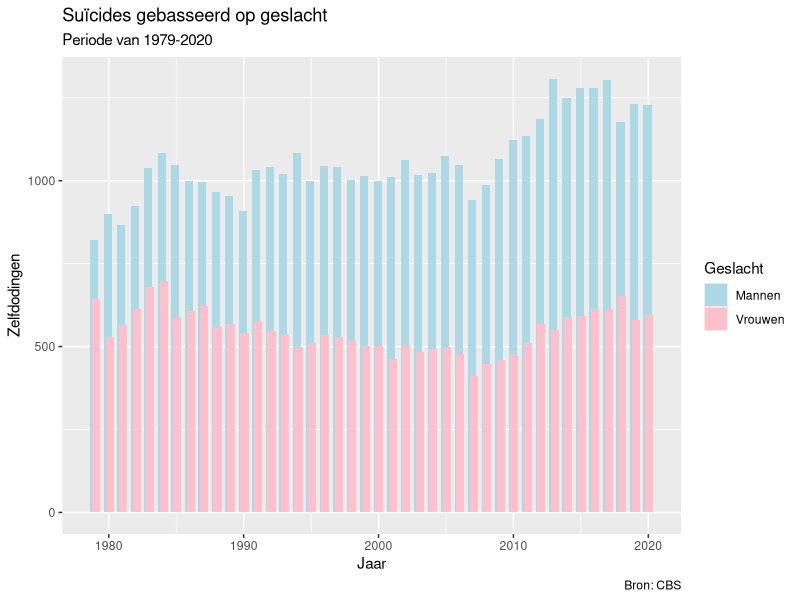
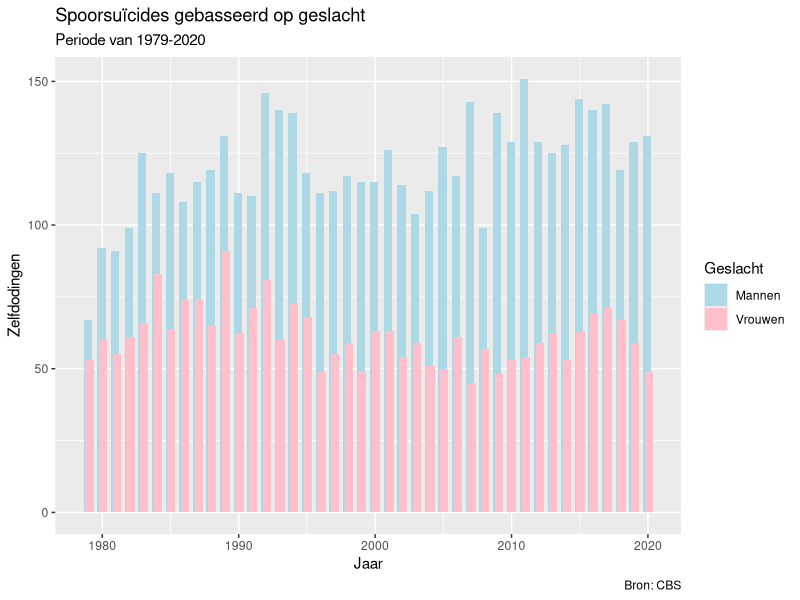
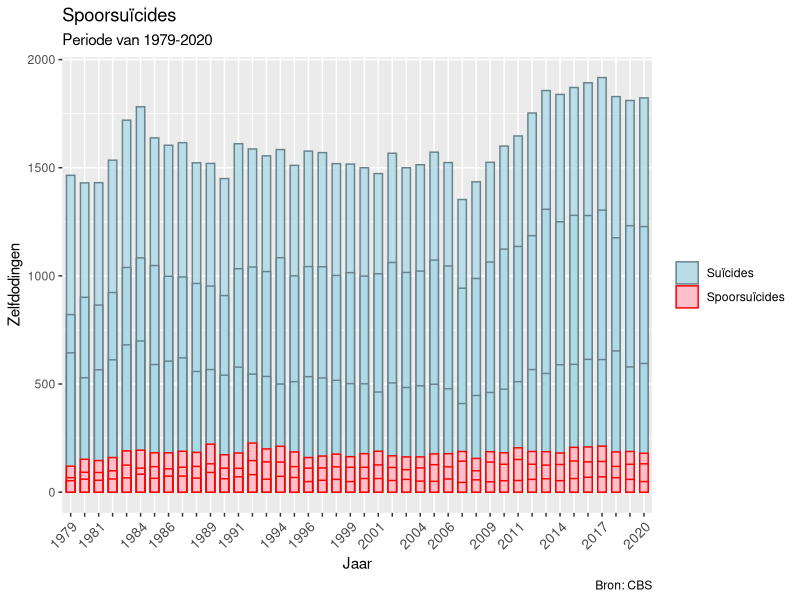
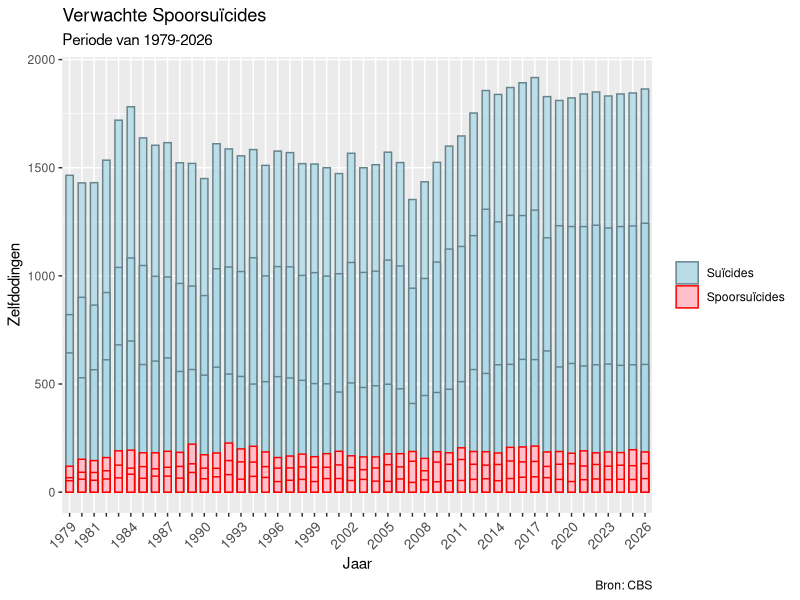
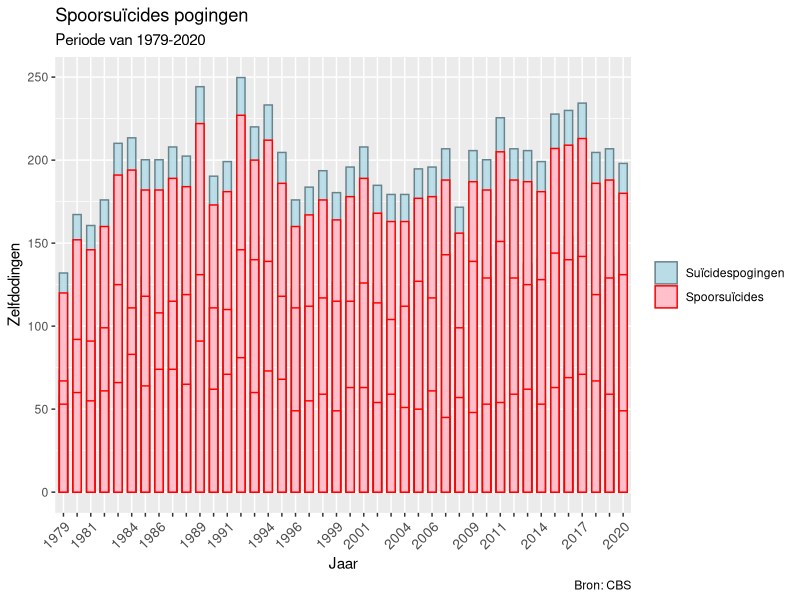
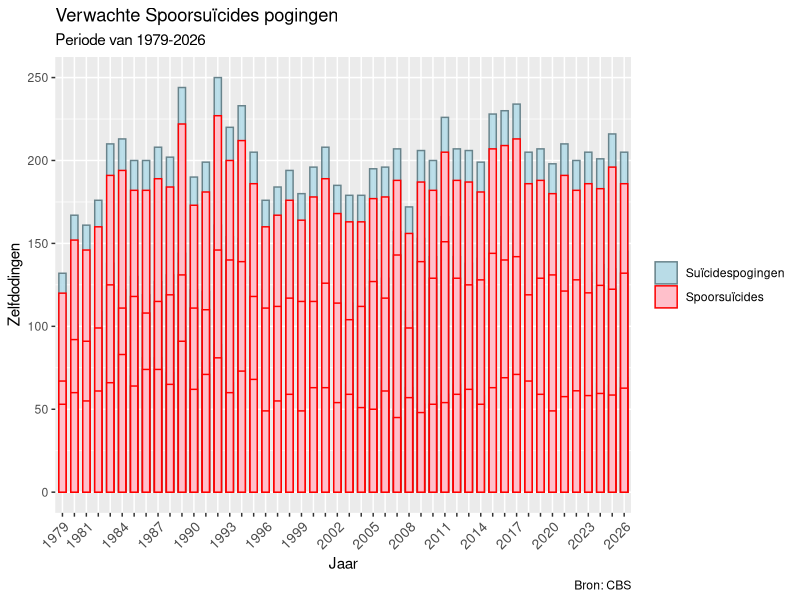
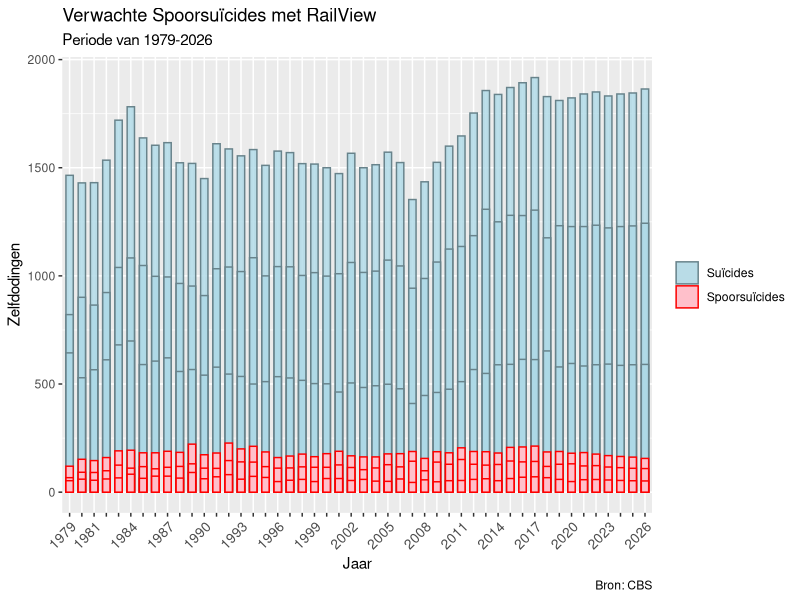
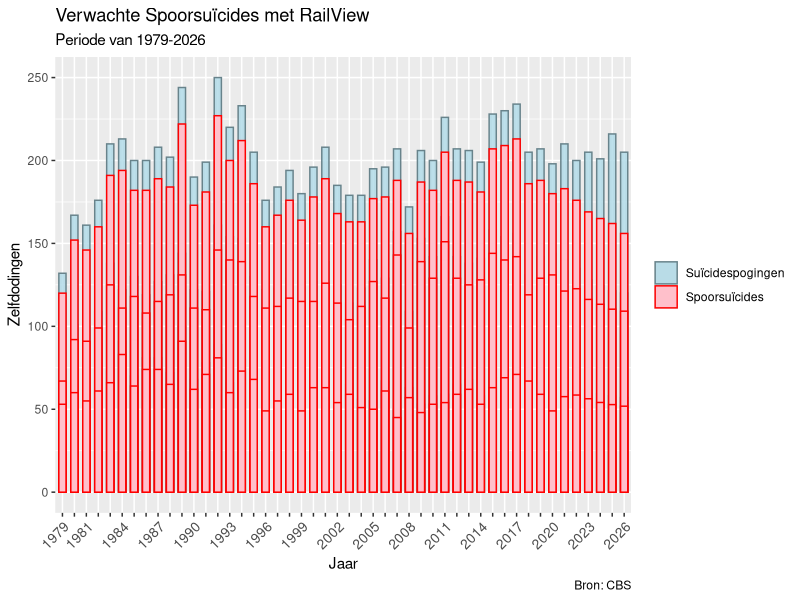

The R source for these figures, in order:
## ---- chunk 1
library(readxl)
library(dplyr)
library(ggplot2)
library(reshape2)

SpoorData_solution <- read_xlsx("Spoordata_solution.xlsx")
AanrijdingData <- read_xlsx("AanrijdingData.xlsx")
SpoorData_prediction <- read_xlsx("Spoordata_prediction.xlsx")
SpoorData <- read_xlsx("1979-2020 spoordata.xlsx")
## ---- chunk 2
Zelfdodingen <- SpoorData%>%
  select(Totaal_zelfdoding, Geslacht, Perioden)%>%
  filter(Geslacht == "Mannen" | Geslacht == "Vrouwen")

  ggplot(data=Zelfdodingen, aes(x=Perioden, y=Totaal_zelfdoding, fill= Geslacht, width =1.2)) +
  geom_bar(stat="identity", position=position_dodge(width=0.25))+
  scale_fill_manual(values = c("#add8e6", "Pink"))+
  xlab("Jaar")+
  ylab("Zelfdodingen")+
  labs(title="Suïcides gebasseerd op geslacht",
       subtitle= "Periode van 1979-2020",
       caption= "Bron: CBS")
## ---- chunk 3
Zelfdoding_trein <- SpoorData%>%
  filter(Geslacht == "Mannen" | Geslacht == "Vrouwen")

ggplot(data=Zelfdoding_trein, aes(x=Perioden, y=DMV_trein, fill=Geslacht, width=1.2)) +
  geom_bar(stat="identity", position=position_dodge(width=0.25))+
  scale_fill_manual(values = c("#add8e6", "Pink"))+
  xlab("Jaar")+
  ylab("Zelfdodingen")+
  labs(title="Spoorsuïcides gebasseerd op geslacht",
       subtitle= "Periode van 1979-2020",
       caption= "Bron: CBS")
## ---- chunk 4
Totaal_vs_trein <- SpoorData%>%
  select(Totaal_zelfdoding, DMV_trein, Perioden)%>%
  rename(Suïcides=Totaal_zelfdoding)%>%
  rename(Spoorsuïcides=DMV_trein)

Totaal_vs_trein_bar <- melt(Totaal_vs_trein, id.vars = c("Perioden"))
ggplot(data=Totaal_vs_trein_bar, aes(x=factor(Perioden), y=value, fill=variable, color=variable, alpha=variable, width=0.6)) +
  geom_bar(width=.8, stat="identity", position ="identity") +
  scale_colour_manual(values=c("lightblue4", "red")) +
  scale_fill_manual(values=c("lightblue", "pink")) +
  scale_alpha_manual(values=c(.8, 1))+
  scale_x_discrete(guide = guide_axis(check.overlap = TRUE))+
  theme(axis.text.x = element_text(angle = 45, hjust = 1, size = 10, vjust=1))+
  theme(legend.title=element_blank())+
  xlab("Jaar")+
  ylab("Zelfdodingen")+
    labs(title="Spoorsuïcides",
         #color="Zelfdodingen",
         #fill="Zelfdodingen",
       subtitle= "Periode van 1979-2020",
       caption= "Bron: CBS")

## ---- chunk 5
New_Totaal_vs_trein <- SpoorData_prediction%>%
  select(Totaal_zelfdoding, DMV_trein, Perioden)%>%
  rename(Suïcides=Totaal_zelfdoding)%>%
  rename(Spoorsuïcides=DMV_trein)

New_Totaal_vs_trein_bar <- melt(New_Totaal_vs_trein, id.vars = c("Perioden"))
ggplot(data=New_Totaal_vs_trein_bar, aes(x=factor(Perioden), y=value, fill=variable, color=variable, alpha=variable, width=0.6)) +
  geom_bar(width=.8, stat="identity", position ="identity") +
  scale_colour_manual(values=c("lightblue4", "red")) +
  scale_fill_manual(values=c("lightblue", "pink")) +
  scale_alpha_manual(values=c(.8, 1))+
  scale_x_discrete(guide = guide_axis(check.overlap = TRUE))+
  theme(axis.text.x = element_text(angle = 45, hjust = 1, size = 10, vjust=1))+
  theme(legend.title=element_blank())+
  xlab("Jaar")+
  ylab("Zelfdodingen")+
    labs(title="Verwachte Spoorsuïcides",
         #color="Zelfdodingen",
         #fill="Zelfdodingen",
       subtitle= "Periode van 1979-2026",
       caption= "Bron: CBS")
## ---- chunk 6
Zelfdodingen_trein_pogingen <- SpoorData%>%
  select(DMV_trein_attempts, DMV_trein, Perioden)%>%
  rename(Suïcidespogingen=DMV_trein_attempts)%>%
  rename(Spoorsuïcides=DMV_trein)

Trein_pogingen <- melt(Zelfdodingen_trein_pogingen, id.vars = c("Perioden"))
ggplot(data=Trein_pogingen, aes(x=factor(Perioden), y=value, fill=variable, color=variable, alpha=variable, width=0.6)) +
  geom_bar(width=.8, stat="identity", position ="identity") +
  scale_colour_manual(values=c("lightblue4", "red")) +
  scale_fill_manual(values=c("lightblue", "pink")) +
  scale_alpha_manual(values=c(.8, 1))+
  scale_x_discrete(guide = guide_axis(check.overlap = TRUE))+
  theme(axis.text.x = element_text(angle = 45, hjust = 1, size = 10, vjust=1))+
  theme(legend.title=element_blank())+
  xlab("Jaar")+
  ylab("Zelfdodingen")+
    labs(title="Spoorsuïcides pogingen",
         #color="Zelfdodingen",
         #fill="Zelfdodingen",
       subtitle= "Periode van 1979-2020",
       caption= "Bron: CBS")
## ---- chunk 7
New_Zelfdodingen_trein_pogingen <- SpoorData_prediction%>%
  select(DMV_trein_attempts, DMV_trein, Perioden)%>%
  #filter(Perioden == '2020'+'2021'+'2022'+'2023'+'2024',+'2025'+'2026')%>%
  rename(Suïcidespogingen=DMV_trein_attempts)%>%
  rename(Spoorsuïcides=DMV_trein)

New_Trein_pogingen <- melt(New_Zelfdodingen_trein_pogingen, id.vars = c("Perioden"))
ggplot(data=New_Trein_pogingen, aes(x=factor(Perioden), y=value, fill=variable, color=variable, alpha=variable, width=0.6)) +
  geom_bar(width=.8, stat="identity", position ="identity") +
  scale_colour_manual(values=c("lightblue4", "red")) +
  scale_fill_manual(values=c("lightblue", "pink")) +
  scale_alpha_manual(values=c(.8, 1))+
  scale_x_discrete(guide = guide_axis(check.overlap = TRUE))+
  theme(axis.text.x = element_text(angle = 45, hjust = 1, size = 10, vjust=1))+
  theme(legend.title=element_blank())+
  xlab("Jaar")+
  ylab("Zelfdodingen")+
    labs(title="Verwachte Spoorsuïcides pogingen",
         #color="Zelfdodingen",
         #fill="Zelfdodingen",
       subtitle= "Periode van 1979-2026",
       caption= "Bron: CBS")
## ---- chunk 8
Fix_Totaal_vs_trein <- SpoorData_solution%>%
  select(Totaal_zelfdoding, DMV_trein, Perioden)%>%
  rename(Suïcides=Totaal_zelfdoding)%>%
  rename(Spoorsuïcides=DMV_trein)

Fix_Totaal_vs_trein_bar <- melt(Fix_Totaal_vs_trein, id.vars = c("Perioden"))
ggplot(data=Fix_Totaal_vs_trein_bar, aes(x=factor(Perioden), y=value, fill=variable, color=variable, alpha=variable, width=0.6)) +
  geom_bar(width=.8, stat="identity", position ="identity") +
  scale_colour_manual(values=c("lightblue4", "red")) +
  scale_fill_manual(values=c("lightblue", "pink")) +
  scale_alpha_manual(values=c(.8, 1))+
  scale_x_discrete(guide = guide_axis(check.overlap = TRUE))+
  theme(axis.text.x = element_text(angle = 45, hjust = 1, size = 10, vjust=1))+
  theme(legend.title=element_blank())+
  xlab("Jaar")+
  ylab("Zelfdodingen")+
    labs(title="Verwachte Spoorsuïcides met RailView",
         #color="Zelfdodingen",
         #fill="Zelfdodingen",
       subtitle= "Periode van 1979-2026",
       caption= "Bron: CBS")
## ---- chunk 9
Fix_Zelfdodingen_trein_pogingen <- SpoorData_solution%>%
  select(DMV_trein_attempts, DMV_trein, Perioden)%>%
  #filter(Perioden == '2020'+'2021'+'2022'+'2023'+'2024',+'2025'+'2026')%>%
  rename(Suïcidespogingen=DMV_trein_attempts)%>%
  rename(Spoorsuïcides=DMV_trein)

Fix_Trein_pogingen <- melt(Fix_Zelfdodingen_trein_pogingen, id.vars = c("Perioden"))
ggplot(data=Fix_Trein_pogingen, aes(x=factor(Perioden), y=value, fill=variable, color=variable, alpha=variable, width=0.6)) +
  geom_bar(width=.8, stat="identity", position ="identity") +
  scale_colour_manual(values=c("lightblue4", "red")) +
  scale_fill_manual(values=c("lightblue", "pink")) +
  scale_alpha_manual(values=c(.8, 1))+
  scale_x_discrete(guide = guide_axis(check.overlap = TRUE))+
  theme(axis.text.x = element_text(angle = 45, hjust = 1, size = 10, vjust=1))+
  theme(legend.title=element_blank())+
  xlab("Jaar")+
  ylab("Zelfdodingen")+
    labs(title="Verwachte Spoorsuïcides met RailView",
         #color="Zelfdodingen",
         #fill="Zelfdodingen",
       subtitle= "Periode van 1979-2026",
       caption= "Bron: CBS")
## ---- chunk 10
Aanrijdingen <- AanrijdingData%>%
  select(DMV_aanrijding_of_object_op_spoor, Aantal_storingen, Perioden)%>%
  rename(Storingen=Aantal_storingen)%>%
  rename('Storingen waaronder aanrijding of object op spoor'=DMV_aanrijding_of_object_op_spoor)

AanrijdingenBarChart <- melt(Aanrijdingen, id.vars = c("Perioden"))
ggplot(data=AanrijdingenBarChart, aes(x=factor(Perioden), y=value, fill=variable, color=variable, alpha=variable, width=0.6)) +
  geom_bar(width=.8, stat="identity", position ="dodge") +
  scale_colour_manual(values=c("lightblue4", "red")) +
  scale_fill_manual(values=c("lightblue", "pink")) +
  scale_alpha_manual(values=c(.8, 1))+
  scale_x_discrete(guide = guide_axis(check.overlap = TRUE))+
  theme(axis.text.x = element_text(angle = 45, hjust = 1, size = 10, vjust=1))+
  theme(legend.title=element_blank())+
  xlab("Jaar")+
  ylab("Storingen")+
    labs(title="Aantal storingen waaronder aanrijding of object op spoor",
         #color="Zelfdodingen",
         #fill="Zelfdodingen",
       subtitle= "Periode van 2011-2021",
       caption= "Bron: Rijdendetreinen.nl")
